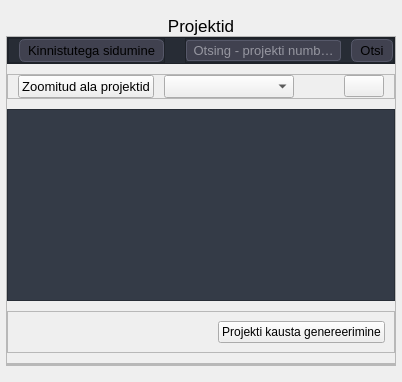
           <widget class="QWidget" name="projects">
            <property name="styleSheet">
             <string notr="true"/>
            </property>
            <layout class="QVBoxLayout" name="verticalLayout_85">
             <property name="spacing">
              <number>0</number>
             </property>
             <property name="leftMargin">
              <number>6</number>
             </property>
             <property name="topMargin">
              <number>6</number>
             </property>
             <property name="rightMargin">
              <number>6</number>
             </property>
             <property name="bottomMargin">
              <number>6</number>
             </property>
             <item>
              <widget class="QWidget" name="fr_headingLable_projects" native="true">
               <property name="styleSheet">
                <string notr="true"/>
               </property>
               <layout class="QVBoxLayout" name="verticalLayout_83">
                <property name="spacing">
                 <number>0</number>
                </property>
                <property name="leftMargin">
                 <number>0</number>
                </property>
                <property name="topMargin">
                 <number>10</number>
                </property>
                <property name="rightMargin">
                 <number>0</number>
                </property>
                <property name="bottomMargin">
                 <number>10</number>
                </property>
                <item>
                 <widget class="QLabel" name="lbl_heading_Projects">
                  <property name="font">
                   <font>
                    <pointsize>13</pointsize>
                   </font>
                  </property>
                  <property name="text">
                   <string>Projektid</string>
                  </property>
                  <property name="alignment">
                   <set>Qt::AlignCenter</set>
                  </property>
                 </widget>
                </item>
                <item>
                 <widget class="QFrame" name="ProjectsMainFrame">
                  <property name="styleSheet">
                   <string notr="true"/>
                  </property>
                  <property name="frameShape">
                   <enum>QFrame::StyledPanel</enum>
                  </property>
                  <property name="frameShadow">
                   <enum>QFrame::Raised</enum>
                  </property>
                  <layout class="QVBoxLayout" name="verticalLayout_84">
                   <property name="spacing">
                    <number>10</number>
                   </property>
                   <property name="leftMargin">
                    <number>0</number>
                   </property>
                   <property name="topMargin">
                    <number>0</number>
                   </property>
                   <property name="rightMargin">
                    <number>0</number>
                   </property>
                   <property name="bottomMargin">
                    <number>0</number>
                   </property>
                   <item>
                    <widget class="QFrame" name="frProjects_Tools">
                     <property name="styleSheet">
                      <string notr="true">*{
 background-color: #272c35;
}

QPushButton{
	padding: 1px 8px;
    border-radius: 6px;
	background-color:#40414f;
	padding: 3px 8px;
	border: 0.5px solid #565869;
    border-radius: 6px
}

QPushButton:hover{
    background-color: #8e8ea0;
	padding: 1px 8px;
    border-radius: 8px;
	border: 0.5px solid #acacbe;
	color: rgb(255, 255, 255);
	padding: 3px 8px;
    border-radius: 6px;
}
</string>
                     </property>
                     <property name="frameShape">
                      <enum>QFrame::StyledPanel</enum>
                     </property>
                     <property name="frameShadow">
                      <enum>QFrame::Raised</enum>
                     </property>
                     <layout class="QHBoxLayout" name="horizontalLayout_26">
                      <property name="spacing">
                       <number>20</number>
                      </property>
                      <property name="leftMargin">
                       <number>0</number>
                      </property>
                      <property name="topMargin">
                       <number>0</number>
                      </property>
                      <property name="rightMargin">
                       <number>0</number>
                      </property>
                      <property name="bottomMargin">
                       <number>0</number>
                      </property>
                      <item>
                       <widget class="QFrame" name="Toggleframe">
                        <property name="styleSheet">
                         <string notr="true"/>
                        </property>
                        <property name="frameShape">
                         <enum>QFrame::StyledPanel</enum>
                        </property>
                        <property name="frameShadow">
                         <enum>QFrame::Raised</enum>
                        </property>
                        <layout class="QHBoxLayout" name="horizontalLayout_25">
                         <property name="spacing">
                          <number>0</number>
                         </property>
                         <property name="leftMargin">
                          <number>10</number>
                         </property>
                         <property name="topMargin">
                          <number>0</number>
                         </property>
                         <property name="rightMargin">
                          <number>0</number>
                         </property>
                         <property name="bottomMargin">
                          <number>0</number>
                         </property>
                         <item>
                          <widget class="QPushButton" name="pbProjects_Connect_properties">
                           <property name="font">
                            <font>
                             <pointsize>10</pointsize>
                             <weight>50</weight>
                             <bold>false</bold>
                            </font>
                           </property>
                           <property name="toolTip">
                            <string/>
                           </property>
                           <property name="statusTip">
                            <string/>
                           </property>
                           <property name="whatsThis">
                            <string/>
                           </property>
                           <property name="text">
                            <string>Kinnistutega sidumine</string>
                           </property>
                          </widget>
                         </item>
                        </layout>
                       </widget>
                      </item>
                      <item>
                       <widget class="QFrame" name="Project_Seachframe">
                        <property name="styleSheet">
                         <string notr="true">#le_searchProjects{

	background-color:#40414f;
	color:#ececf1;
	border: 1px solid #565869;
	border-radius: 3px;
	padding: 1px
}</string>
                        </property>
                        <property name="frameShape">
                         <enum>QFrame::StyledPanel</enum>
                        </property>
                        <property name="frameShadow">
                         <enum>QFrame::Raised</enum>
                        </property>
                        <layout class="QHBoxLayout" name="horizontalLayout_27">
                         <property name="spacing">
                          <number>10</number>
                         </property>
                         <property name="leftMargin">
                          <number>0</number>
                         </property>
                         <property name="topMargin">
                          <number>0</number>
                         </property>
                         <property name="rightMargin">
                          <number>0</number>
                         </property>
                         <property name="bottomMargin">
                          <number>0</number>
                         </property>
                         <item>
                          <widget class="QLineEdit" name="le_searchProjects">
                           <property name="font">
                            <font>
                             <pointsize>10</pointsize>
                            </font>
                           </property>
                           <property name="text">
                            <string/>
                           </property>
                           <property name="placeholderText">
                            <string> Otsing - projekti numbri järgi</string>
                           </property>
                          </widget>
                         </item>
                         <item>
                          <widget class="QPushButton" name="pbSearchProjects">
                           <property name="font">
                            <font>
                             <pointsize>10</pointsize>
                            </font>
                           </property>
                           <property name="text">
                            <string>Otsi</string>
                           </property>
                           <property name="icon">
                            <iconset>
                             <normaloff>icons/Icons_hele/search.svg</normaloff>icons/Icons_hele/search.svg</iconset>
                           </property>
                           <property name="iconSize">
                            <size>
                             <width>18</width>
                             <height>18</height>
                            </size>
                           </property>
                          </widget>
                         </item>
                        </layout>
                       </widget>
                      </item>
                     </layout>
                    </widget>
                   </item>
                   <item>
                    <widget class="QFrame" name="frProjects_Checkbox_holder">
                     <property name="frameShape">
                      <enum>QFrame::StyledPanel</enum>
                     </property>
                     <property name="frameShadow">
                      <enum>QFrame::Raised</enum>
                     </property>
                     <layout class="QHBoxLayout" name="horizontalLayout_21">
                      <property name="spacing">
                       <number>10</number>
                      </property>
                      <property name="leftMargin">
                       <number>10</number>
                      </property>
                      <property name="topMargin">
                       <number>0</number>
                      </property>
                      <property name="rightMargin">
                       <number>10</number>
                      </property>
                      <property name="bottomMargin">
                       <number>0</number>
                      </property>
                      <item>
                       <widget class="QPushButton" name="pushButton">
                        <property name="font">
                         <font>
                          <pointsize>10</pointsize>
                         </font>
                        </property>
                        <property name="text">
                         <string>Zoomitud ala projektid</string>
                        </property>
                       </widget>
                      </item>
                      <item>
                       <widget class="QComboBox" name="cmbProjectStatuses">
                        <property name="minimumSize">
                         <size>
                          <width>130</width>
                          <height>0</height>
                         </size>
                        </property>
                        <property name="font">
                         <font>
                          <pointsize>10</pointsize>
                         </font>
                        </property>
                       </widget>
                      </item>
                      <item>
                       <spacer name="horizontalSpacer_26">
                        <property name="orientation">
                         <enum>Qt::Horizontal</enum>
                        </property>
                        <property name="sizeHint" stdset="0">
                         <size>
                          <width>40</width>
                          <height>20</height>
                         </size>
                        </property>
                       </spacer>
                      </item>
                      <item>
                       <widget class="QPushButton" name="pbRefresh_tblMailabl_projects">
                        <property name="text">
                         <string/>
                        </property>
                        <property name="icon">
                         <iconset>
                          <normaloff>icons/Icons_hele/refresh-cw.svg</normaloff>icons/Icons_hele/refresh-cw.svg</iconset>
                        </property>
                        <property name="iconSize">
                         <size>
                          <width>16</width>
                          <height>16</height>
                         </size>
                        </property>
                       </widget>
                      </item>
                     </layout>
                    </widget>
                   </item>
                   <item>
                    <widget class="QTableView" name="tblMailabl_projects">
                     <property name="styleSheet">
                      <string notr="true">background-color: rgb(52, 59, 71);</string>
                     </property>
                    </widget>
                   </item>
                   <item>
                    <widget class="QFrame" name="frame_28">
                     <property name="frameShape">
                      <enum>QFrame::StyledPanel</enum>
                     </property>
                     <property name="frameShadow">
                      <enum>QFrame::Raised</enum>
                     </property>
                     <layout class="QHBoxLayout" name="horizontalLayout_10">
                      <item>
                       <spacer name="horizontalSpacer">
                        <property name="orientation">
                         <enum>Qt::Horizontal</enum>
                        </property>
                        <property name="sizeHint" stdset="0">
                         <size>
                          <width>40</width>
                          <height>20</height>
                         </size>
                        </property>
                       </spacer>
                      </item>
                      <item>
                       <widget class="QPushButton" name="pushButton_2">
                        <property name="text">
                         <string>Projekti kausta genereerimine</string>
                        </property>
                       </widget>
                      </item>
                     </layout>
                    </widget>
                   </item>
                   <item>
                    <widget class="QFrame" name="frame">
                     <property name="frameShape">
                      <enum>QFrame::StyledPanel</enum>
                     </property>
                     <property name="frameShadow">
                      <enum>QFrame::Raised</enum>
                     </property>
                     <layout class="QVBoxLayout" name="verticalLayout_86">
                      <property name="spacing">
                       <number>0</number>
                      </property>
                      <property name="leftMargin">
                       <number>0</number>
                      </property>
                      <property name="topMargin">
                       <number>0</number>
                      </property>
                      <property name="rightMargin">
                       <number>0</number>
                      </property>
                      <property name="bottomMargin">
                       <number>0</number>
                      </property>
                      <item>
                       <widget class="QWidget" name="widget_12" native="true">
                        <property name="styleSheet">
                         <string notr="true">background-color: rgb(44, 49, 60);</string>
                        </property>
                        <layout class="QHBoxLayout" name="horizontalLayout_23">
                         <property name="leftMargin">
                          <number>6</number>
                         </property>
                         <property name="topMargin">
                          <number>0</number>
                         </property>
                         <property name="rightMargin">
                          <number>6</number>
                         </property>
                         <property name="bottomMargin">
                          <number>0</number>
                         </property>
                        </layout>
                       </widget>
                      </item>
                     </layout>
                    </widget>
                   </item>
                  </layout>
                 </widget>
                </item>
               </layout>
              </widget>
             </item>
            </layout>
           </widget>
